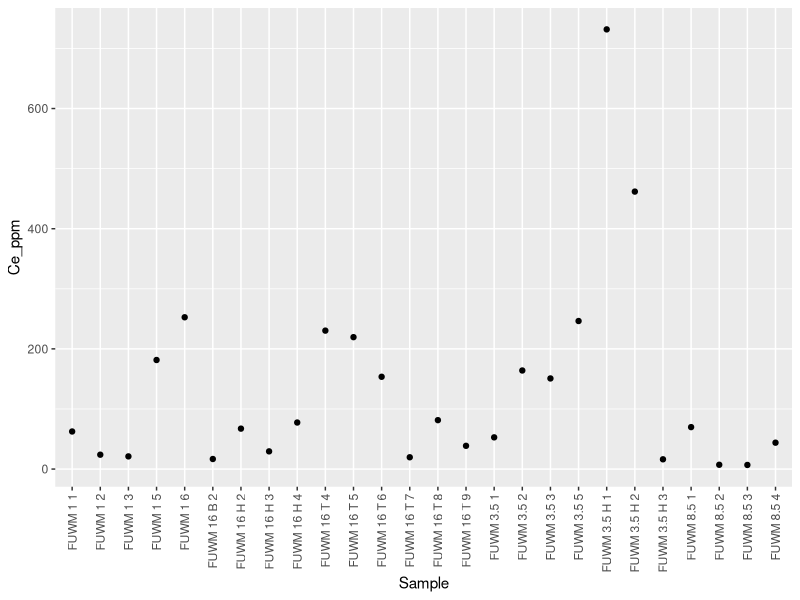
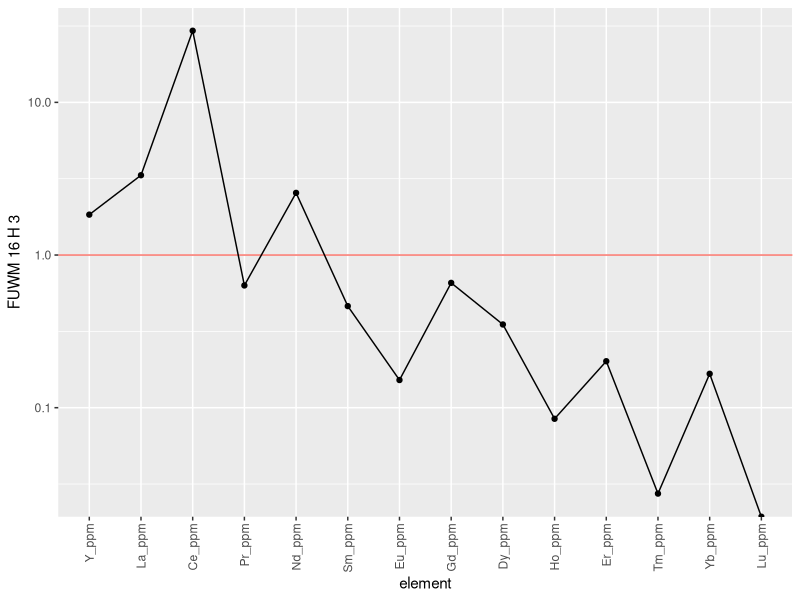
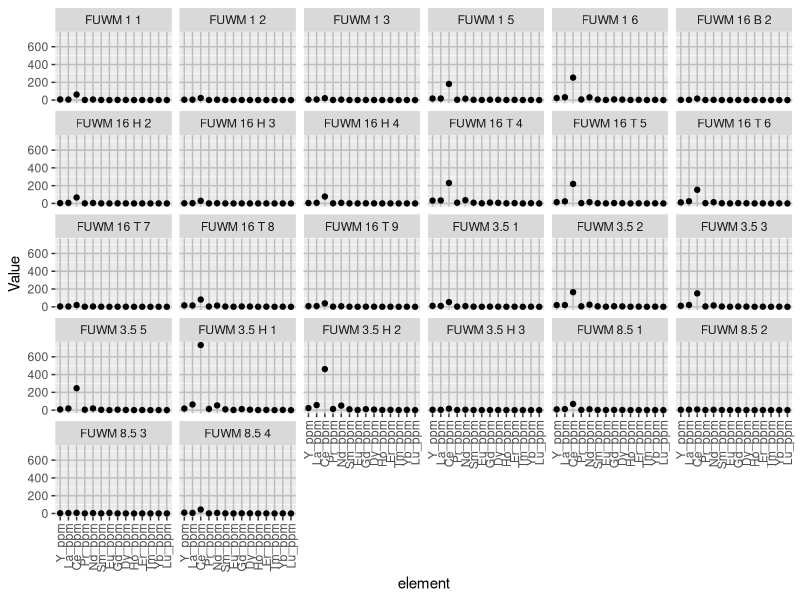
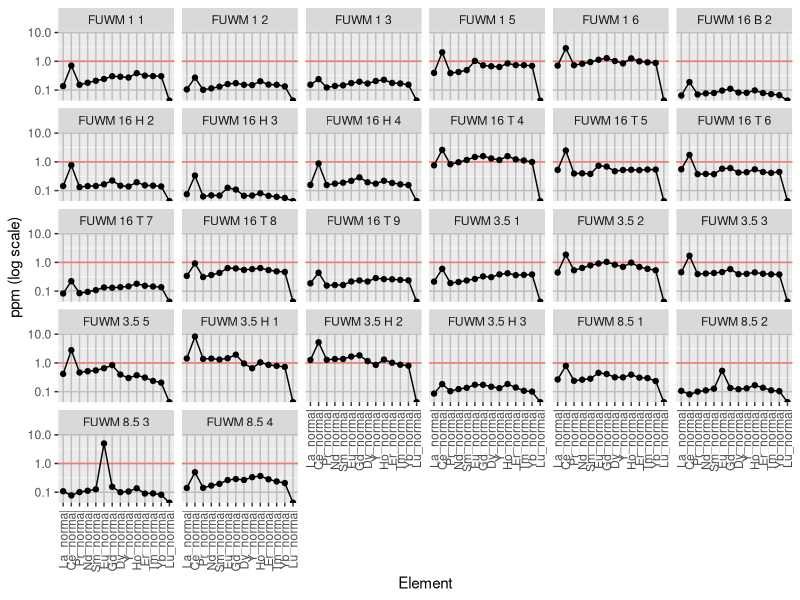

Write R code to recreate these figures, in order. (Note: this script raises an error after producing the figures.)
## ---- chunk 1
knitr::opts_chunk$set(echo = TRUE)
library(tidyverse)
library("readxl")

all_data <- read_excel("ree_data_r.xlsx", 1)
cement_data <- read_excel("ree_data_r.xlsx", 2)
## ---- chunk 2
ree_data <- all_data %>%
  select("Sample", "Y_ppm", "La_ppm", "Ce_ppm", "Pr_ppm", "Nd_ppm", "Sm_ppm", "Eu_ppm",  "Gd_ppm","Dy_ppm", "Ho_ppm", "Er_ppm", "Tm_ppm", "Yb_ppm", "Lu_ppm") #filter out non REY elements\
ree_data <- data.frame(t(ree_data[-1])) #transpose and remove first row containing sample names
colnames(ree_data) <- all_data$Sample #rename column names with sample names
ree_data <- tibble::rownames_to_column(ree_data, "element") %>%
  mutate(element = fct_inorder(element)) #order elements
## ---- chunk 3
ree_data2 <- ree_data %>%
  pivot_longer(-element, names_to = "Sample", values_to = "Value") #pivot data to have each element value as observation
## ---- chunk 4
attach(all_data)
normalize <- all_data %>%
  select("Sample", "La_ppm", "Ce_ppm", "Pr_ppm", "Nd_ppm", "Sm_ppm", "Eu_ppm",  "Gd_ppm","Dy_ppm", "Y_ppm",  "Ho_ppm", "Er_ppm", "Tm_ppm", "Yb_ppm", "Lu_ppm") %>% #filter out non REY elements
  mutate(Y_normal = Y_ppm/27.31, La_normal = La_ppm/44.56, Ce_normal = Ce_ppm/88.25, Pr_normal = Pr_ppm/10.15, Nd_normal = Nd_ppm/37.32, Sm_normal = Sm_ppm/6.884, Eu_normal = Eu_ppm/1.215, Gd_normal = Gd_ppm/6.043, Dy_normal = Dy_ppm/5.325, Ho_normal = Ho_ppm/1.052, Er_normal = Er_ppm/3.075, Tm_normal = Tm_ppm/0.4510, Yb_normal = Yb_ppm/3.012, Lu_normal = Lu_ppm/0.4386) %>% #normalize values using PAAS data from Pourmand et al. 2012
    select("Sample", "La_normal", "Ce_normal", "Pr_normal", "Nd_normal", "Sm_normal", "Eu_normal",  "Gd_normal","Dy_normal", "Y_normal", "Ho_normal", "Er_normal", "Tm_normal", "Yb_normal", "Lu_normal") %>% #filter out non normalized values
  left_join(cement_data, by = c("Sample" = "Sample")) #attach cement to each observation

normal <- data.frame(t(normalize[2:15]))#transpose and remove first row containing sample names and cement row
colnames(normal) <- all_data$Sample #rename column names with sample names
normal <- tibble::rownames_to_column(normal, "element") %>%
  mutate(element = fct_inorder(element)) %>% #order elements
  pivot_longer(-element, names_to = "Sample", values_to = "Value") %>% #pivot data to have each element value as observation
  left_join(cement_data, by = c("Sample" = "Sample")) #attach cement to each observation
## ---- chunk 5
anomaly <- normalize %>%
  mutate(
    Ce_anomaly = Ce_normal/(Pr_normal^2/Nd_normal),
    Y_Ho_ratio = Y_normal/Ho_normal,
    Eu_anomaly = (2*Eu_normal)/(Sm_normal + Gd_normal),
    BSI = (2*(Sm_normal + Gd_normal + Dy_normal)/3)/((La_normal +Pr_normal + Nd_normal)/3+(Ho_normal + Er_normal +Tm_normal +Yb_normal +Lu_normal)/5)) %>%
  group_by(Cement) %>%
  summarise(
    Ce_mean = mean(Ce_anomaly),
    Ce_sd = sd(Ce_anomaly),
    Ce_max = max(Ce_anomaly),
    Ce_min = min(Ce_anomaly),
    YH_mean = mean(Y_Ho_ratio),
    YH_sd = sd(Y_Ho_ratio),
    YH_max = max(Y_Ho_ratio),
    YH_min = min(Y_Ho_ratio),
    Eu_mean = mean(Eu_anomaly),
    Eu_sd = sd(Eu_anomaly),
    Eu_max = max(Eu_anomaly),
    Eu_min = min(Eu_anomaly),
    BSI_mean = mean(BSI),
    BSI_sd = sd(BSI),
    BSI_max = max(BSI),
    BSI_min = min(BSI)
  )
## ---- chunk 6
cement_avg <- normal %>%
  group_by(Cement, element) %>%
  summarise(
    n = n(),
    avg = mean(Value),
    sd = sd(Value)
  )
cement_avg$Cement <- factor(cement_avg$Cement, levels = c("Spar", "Microspar", "Manganese", "Micrite", "Micrite (SSF)", "Micrite (spicule)", "Microbial", "Microbial (SSF)", "Laminar Microbial", "Laminar Microbial (Strom)", "Laminar Microbial (sponge)", "Laminar Calcrete"))
## ---- chunk 7
element_plot <- ggplot(all_data, aes(x = Sample, y = Ce_ppm)) + #change y to element of choice
  geom_point() +
  scale_x_discrete(guide = guide_axis(angle = 90))
element_plot
## ---- chunk 8
ree_plot <- ggplot(ree_data, aes(x = element, y = `FUWM 16 H 3`, group = 1)) + #change y to sample of choice
  geom_hline(aes(yintercept = 1, color = "red"), show.legend = FALSE) +
  geom_line() +
  geom_point() +
  scale_y_log10() +
  scale_x_discrete(guide = guide_axis(angle = 90))
ree_plot
## ---- chunk 9
ree_plot2 <- ggplot(ree_data2, aes(x = element, y = Value)) + #non normalized spider plots all samples
  geom_point() +
  scale_x_discrete(guide = guide_axis(angle = 90)) +
  theme(
    panel.grid.major = element_line(
      color = "gray"
    )
    ) +
  facet_wrap(vars(Sample)) 
ree_plot2
## ---- chunk 10
normal_plot <- ggplot(normal, aes(x = element, y = Value, group = 1)) + #normalized spider plots all samples
  geom_hline(aes(yintercept = 1, color = "red"), show.legend = FALSE) +
  geom_line() +
  geom_point() +
  scale_x_discrete(guide = guide_axis(angle = 90)) +
  scale_y_log10() +
  theme(panel.grid.major = element_line(color = "gray")) +
  ylab("ppm (log scale)") +
  xlab("Element") +
  facet_wrap(vars(Sample)) 
normal_plot
## ---- chunk 11
normal_plot <- ggplot(cement_avg, aes(x = element, y = avg, group = 1)) + #normalized spider plots all cements
  geom_hline(aes(yintercept = 1, color = "red"), show.legend = FALSE) +
  geom_point() +
  geom_line(aes(group = Cement)) +
  geom_point(data = normal, x = element, y = Value) +
  scale_x_discrete(guide = guide_axis(angle = 90)) +
  scale_y_log10() +
  theme(panel.grid.major = element_line(color = "gray")) +
  ylab("ppm (log scale)") +
  xlab("Element") +
  facet_wrap(vars(Cement)) 
normal_plot
## ---- chunk 12
cement_aio <- ggplot(cement_avg, aes(x = element, y = avg, color = Cement)) + #attempt at making a single spider plot with all samples
  geom_point() +
  geom_line(aes(group = Cement)) +
  geom_errorbar(aes(ymin = avg - sd, ymax = avg + sd, width = .2), position = "dodge") +
  scale_x_discrete(guide = guide_axis(angle = 90)) +
  scale_y_log10() +
  scale_color_viridis_d() +
  theme(
    panel.grid.major = element_line(color = "white",),
    panel.background = element_rect(fill = "#878787"),
    legend.key = element_rect(fill = "#878787")
    )
cement_aio
